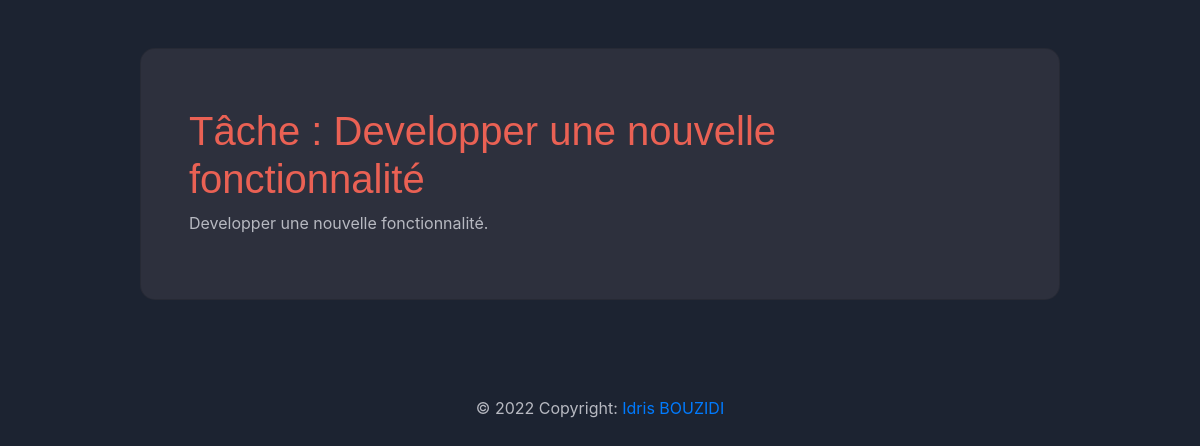
The page /task/1/ (signed in) on the database its author committed.
### app/models.py (models this page shows, shortened)
class Task(models.Model):
    class Priority(models.IntegerChoices):
        LOW = 1, "Low"
        MEDIUM = 2, "Medium"
        HIGH = 3, "High"
    user = models.ForeignKey(User,
                             on_delete=models.CASCADE, null=True, blank=True)
    title = models.CharField(max_length=40)
    description = models.TextField(null=True, blank=True)
    complete = models.BooleanField(default=False)
    create = models.DateTimeField(auto_now_add=True)
    due_date = models.DateTimeField(default=one_week_hence)
    priority = models.PositiveSmallIntegerField(choices=Priority.choices,
                                                db_index=True)
    class Meta:
        ordering = ['-due_date']

### app/views.py (the view)
# urls.py: path('task/<int:pk>/', TaskDetail.as_view(), name='task_detail'),
class TaskDetail(LoginRequiredMixin, DetailView):
    model = Task
    context_object_name = 'task'

### app/templates/app/task_detail.html (shortened to what this page needs)
{% extends 'app/base.html' %}
{% block content %}
<h1>Tâche : {{ task.title }}</h1>
<p>{{ task.description }}</p>
{% endblock content%}

### app/static/app/css/main.css (style rules this page uses)
:root { --content-bg-color: #1C2331; --bg-color-primary: #323544; --bg-color-secondary: #2d303d; --bg-color-black-opacity: rgba(0, 0, 0, 0.2); --text-color-white: #f0f0f0; --text-color-grey-dark: #4B515D; --text-color-grey: #b7b9c1; --text-color-orange: #ea6154; }
body { background-color: var(--content-bg-color); width: 100%; height: 100%; color: var(--text-color-grey); }
h1, h2, h3, h4, h5, h6 { font-family: 'Raleway', sans-serif;; color: var(--text-color-orange); padding-top: 10px; }

### rows shown on the page
Task: title "Developper une nouvelle fonctionnalité", description "Developper une nouvelle fonctionnalité."
